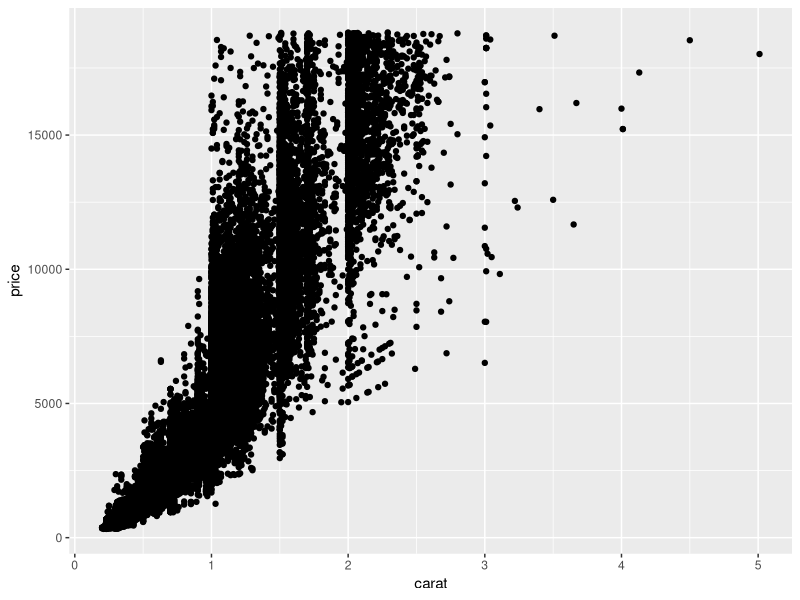
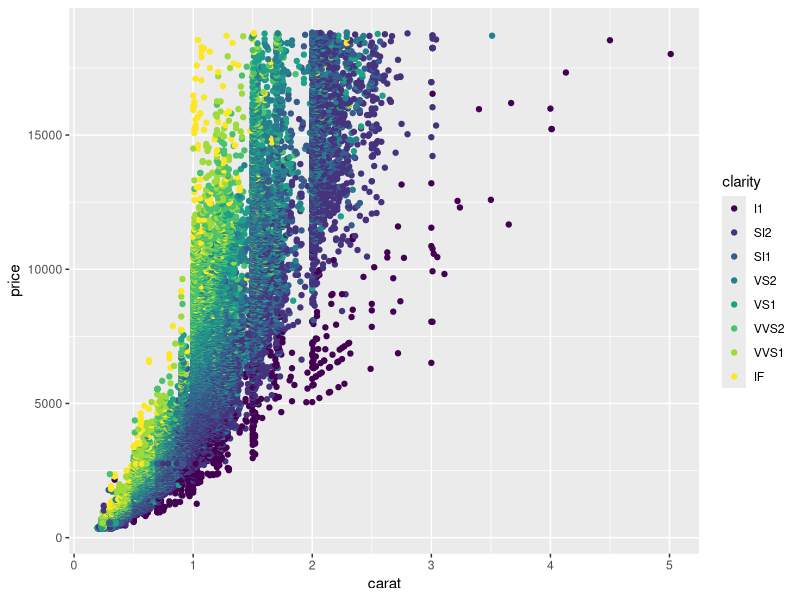
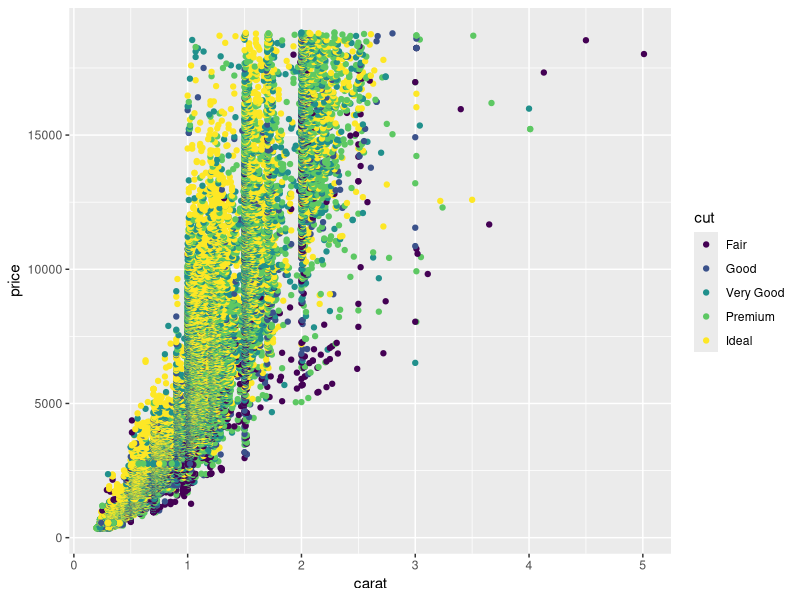
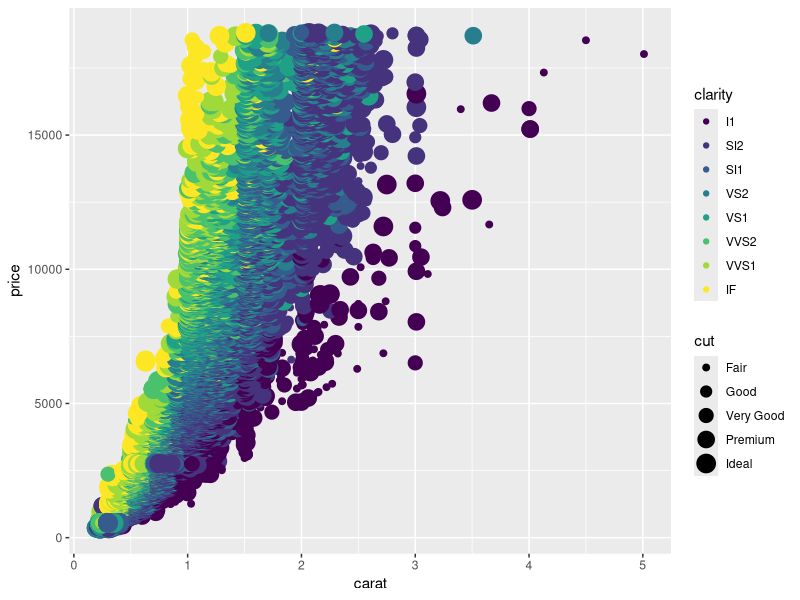
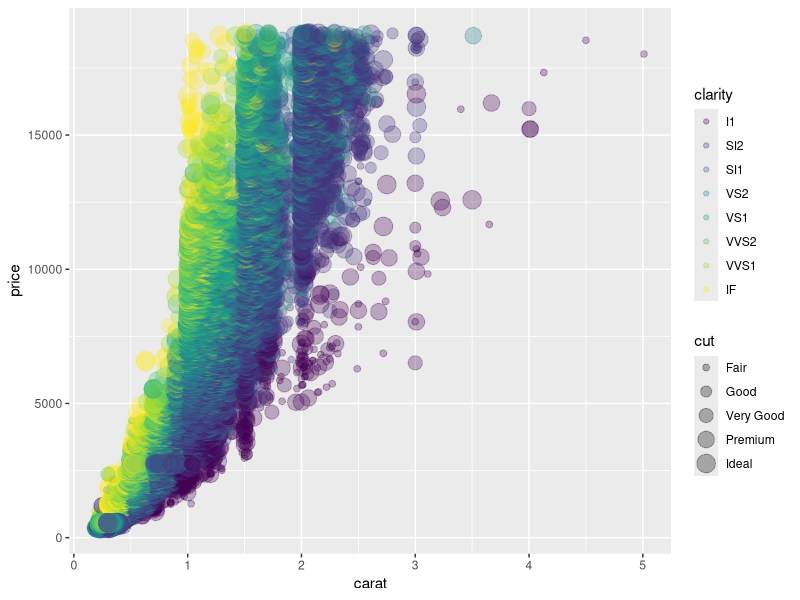
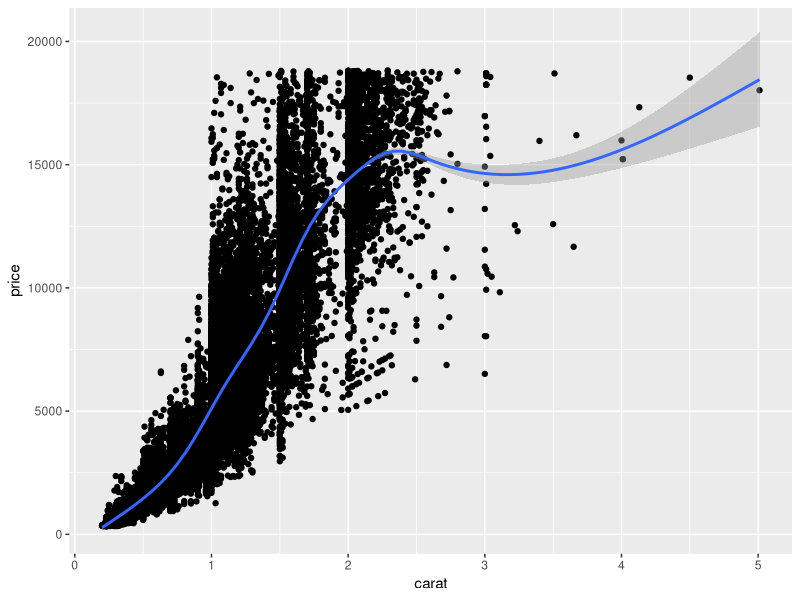
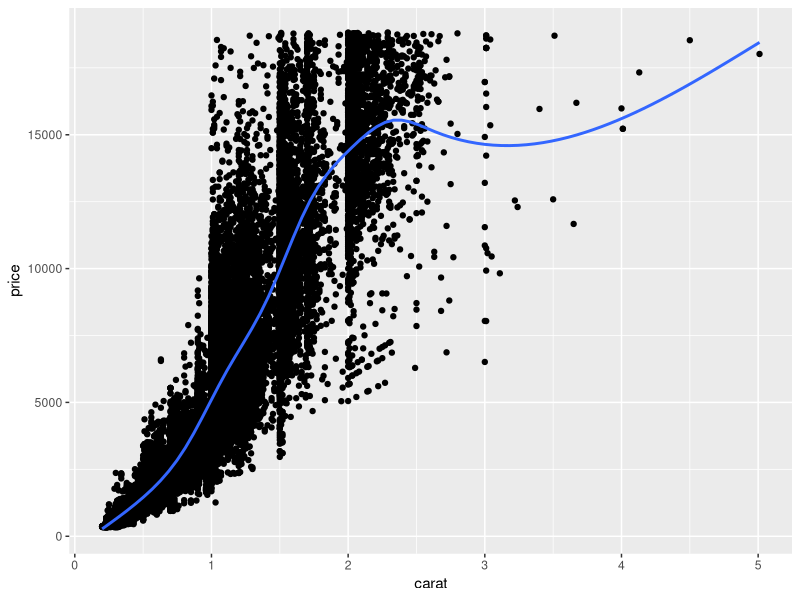
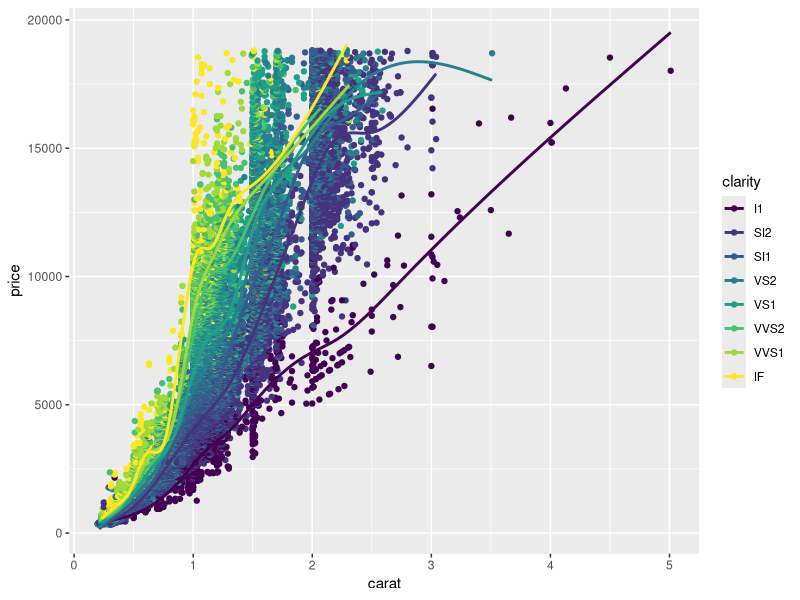

Source code (R) for these figures, in order: (Note: this script raises an error after producing the figures.)
install.packages("ggplot2")
library("ggplot2")

diamonds # sample dataset present in ggplot2 library
summary(diamonds)
help(diamonds) # can only do this because it's a sample dataset

ggplot(diamonds, aes(x=carat, y=price)) + geom_point() #(dataset, aesthetics, ) + layers for plot()

ggplot(diamonds, aes(x=carat, y=price, color=clarity)) + geom_point() #(dataset, aesthetics, adding color coding) + layers for plot()

ggplot(diamonds, aes(x=carat, y=price, color=cut)) + geom_point() #(dataset, aesthetics, adding color coding) + layers for plot()

ggplot(diamonds, aes(x=carat, y=price, color=clarity, size=cut)) + geom_point() #(dataset, aesthetics, adding color coding) + layers for plot()

ggplot(diamonds, aes(x=carat, y=price, color=clarity, size=cut)) + geom_point(alpha=0.3) #(dataset, aesthetics, adding color coding) + layers for plot()

ggplot(diamonds, aes(x=carat, y=price)) + geom_point() + geom_smooth() #(dataset, aesthetics, adding color coding) + layers for plot()

ggplot(diamonds, aes(x=carat, y=price)) + geom_point() + geom_smooth(se=FALSE) #(dataset, aesthetics, adding color coding) + layers for plot()

ggplot(diamonds, aes(x=carat, y=price, color=clarity)) + geom_point() + geom_smooth(se=FALSE) #(dataset, aesthetics, adding color coding) + layers for plot()

ggplot(diamonds, aes(x=carat, y=price, color=clarity)) + geom_smooth(se=FALSE) #(dataset, aesthetics, adding color coding) + layers for plot()

ggplot(diamonds, aes(x=carat, y=price, color=clarity)) + geom_point() + geom_smooth(se=FALSE) + ggtitle("Colors so many !!") #(dataset, aesthetics, adding color coding) + layers for plot()

ggplot(diamonds, aes(x=carat, y=price, color=clarity)) + geom_point() + geom_smooth(se=FALSE) + ggtitle("Colors so many !!") + xlab("Weight (carats)") + ylab("Price (dollars)")#(dataset, aesthetics, adding color coding) + layers for plot()

# these lines are getting really long. here's a trick:

plot <- ggplot(diamonds, aes(x=carat, y=price, color=cut))
plot <- plot + geom_point()
plot <- plot + ggtitle("Colors so many !!!") 
plot <- plot + xlab("Weight (carats)") + ylab("Price (dollars)")
plot <- plot + xlim(0,2) + ylim(0, 10000)
plot <- plot + scale_y_log10()
plot

# Histograms

ggplot(diamonds, aes(x=price)) + geom_histogram() # by default each bin is 30

ggplot(diamonds, aes(x=price)) + geom_histogram(binwidth=2000) 

ggplot(diamonds, aes(x=price)) + geom_histogram(binwidth=200) 

ggplot(diamonds, aes(x=price)) + geom_histogram(binwidth=200) +facet_wrap(~clarity) 

ggplot(diamonds, aes(x=price)) + geom_histogram(binwidth=200) +facet_wrap(~clarity, scale="free_y") # can add this last part to change the y scaling. Good for looking at shape of distribution; otherwise all y axes are identical across plots

ggplot(diamonds, aes(x=price, fill=cut)) + geom_histogram() # this could be useful for microbial abundance bar plots!

# Density plots

ggplot(diamonds, aes(x=price)) + geom_density()

ggplot(diamonds, aes(x=price, color=cut)) + geom_density()

ggplot(diamonds, aes(x=price, fill=cut)) + geom_density()

ggplot(diamonds, aes(x=price, fill=cut)) + geom_density(alpha=0.3)



# Boxplots

ggplot(diamonds, aes(x=color, y=price)) + geom_boxplot()

ggplot(diamonds, aes(x=color, y=price)) + geom_boxplot() + scale_y_log10()


# Violin plots

ggplot(diamonds, aes(x=color, y=price)) + geom_violin()

ggplot(diamonds, aes(x=color, y=price)) + geom_violin() + scale_y_log10()


# bar plots

ggplot(diamonds, aes(x=cut)) + geom_bar()

plot <- ggplot(diamonds, aes(x=color, fill=cut)) + geom_bar() # stacked vs adjacent (next code)

ggplot(diamonds, aes(x=color, fill=cut)) + geom_bar(position = "dodge")

x <- 0:5
y <- x * 3000
model <- data.frame(x,y)

ggplot(diamonds, aes(x=carat, y=price)) + geom_point() + geom_line(data=model, x=x, y=y)
ggsave(filename="pretty.pdf", plot) # can do .png or .jpeg etc.



